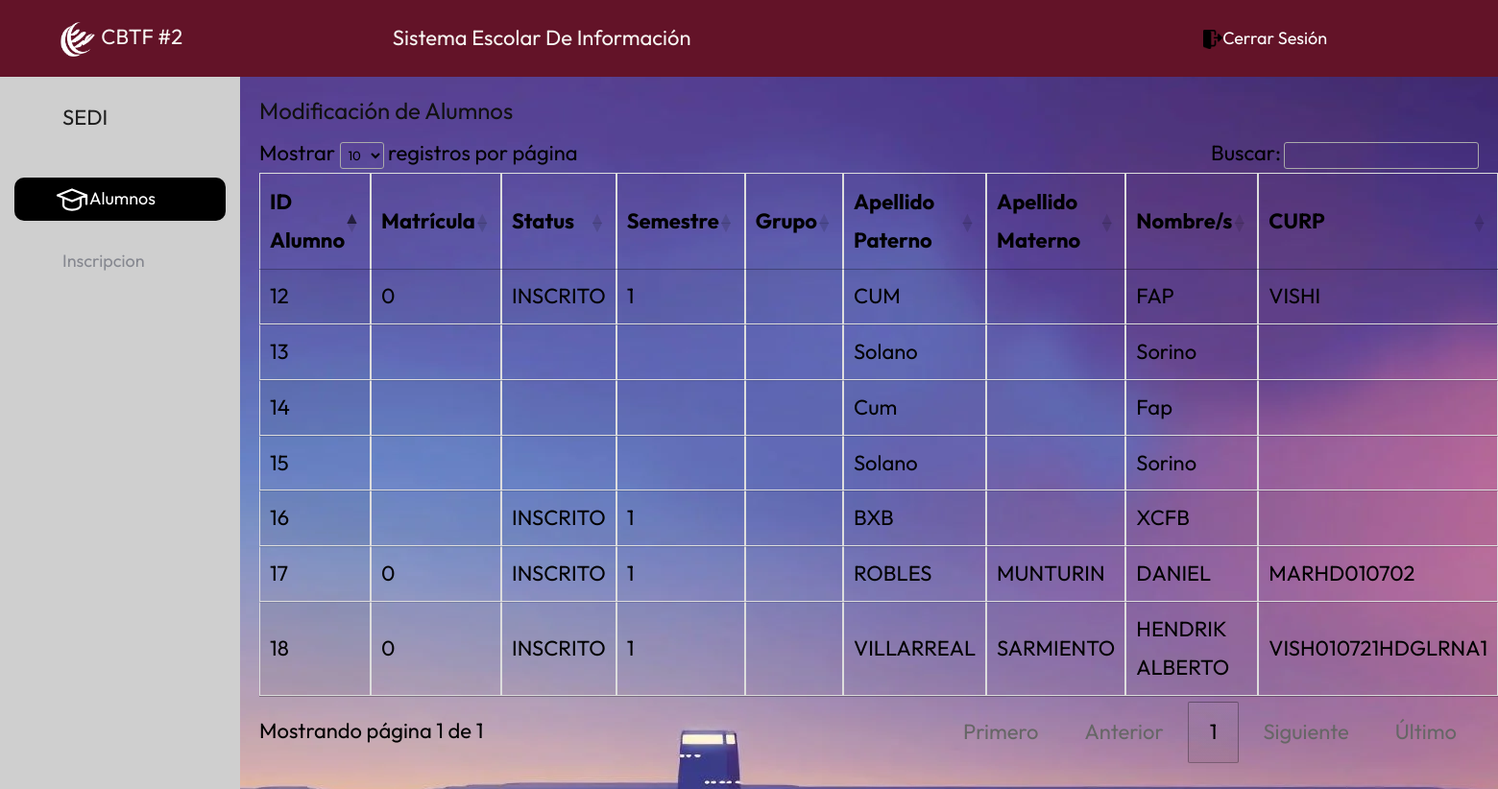
The page /Inscripcion/procesa_inscripcion2.php (signed in) on the database its author committed.
### tables this page shows
CREATE TABLE IF NOT EXISTS `alumnos` (
  `id_alumno` bigint NOT NULL AUTO_INCREMENT,
  `matricula` bigint DEFAULT NULL,
  `nombre_alumno` varchar(30) NOT NULL,
  `apellido_paterno` varchar(20) NOT NULL,
  `apellido_materno` varchar(20) DEFAULT NULL,
  `semestre` int DEFAULT NULL,
  `status` varchar(15) DEFAULT NULL,
  `CURP` varchar(18) DEFAULT NULL,
  `genero` varchar(20) DEFAULT NULL,
  `edad` int DEFAULT NULL,
  `fecha_naci` date DEFAULT NULL,
  `lugar_nacimiento` varchar(30) DEFAULT NULL,
  `nacionalidad` varchar(30) DEFAULT NULL,
  `ayuda_español` tinyint(1) DEFAULT NULL,
  `telefono` varchar(15) DEFAULT NULL,
  `correo` varchar(50) DEFAULT NULL,
  `secundaria_egreso` varchar(50) DEFAULT NULL,
  `promedio_secundaria` double(4,2) DEFAULT NULL,
  `sangre` varchar(12) DEFAULT NULL,
  `beca_bancomer` tinyint(1) DEFAULT NULL,
  `nss` tinyint(1) DEFAULT NULL,
  `nss_numero` bigint NOT NULL,
  `issste` tinyint(1) NOT NULL,
  `issste_numero` bigint NOT NULL,
  `discapacidad_mo_psi` tinyint(1) DEFAULT NULL,
  `detalles_discapacidad` varchar(100) DEFAULT NULL,
  `documento_validacion_discapacidad` tinyint(1) DEFAULT NULL,
  `alergia` tinyint(1) DEFAULT NULL,
  `detalles_alergias` varchar(100) DEFAULT NULL,
  `requiere_medicacion` tinyint(1) DEFAULT NULL,
  `medicacion_necesaria` varchar(100) DEFAULT NULL,
  `lentes_graduados` tinyint(1) DEFAULT NULL,
  `aparatos_asistencia` tinyint(1) DEFAULT NULL,
  `detalles_aparatos_asistencia` varchar(100) DEFAULT NULL,
  `calle_numero` varchar(100) DEFAULT NULL,
  `colonia` varchar(50) DEFAULT NULL,
  `codigo_postal` int DEFAULT NULL,
  `dispositivo_internet` tinyint(1) DEFAULT NULL,
  `numero_dispositivos` int DEFAULT NULL,
  `nombre_tutor` varchar(100) DEFAULT NULL,
  `telefono_tutor` varchar(15) DEFAULT NULL,
  `nombre_madre` varchar(100) DEFAULT NULL,
  `telefono_madre` varchar(15) DEFAULT NULL,
  `nombre_padre` varchar(100) DEFAULT NULL,
  `telefono_padre` varchar(15) DEFAULT NULL,
  `EP_acta_nacimiento` tinyint(1) DEFAULT NULL,
  `EP_CURP` tinyint(1) DEFAULT NULL,
  `EP_comprobante_domicilio` tinyint(1) DEFAULT NULL,
  `EP_nss_issste` tinyint(1) DEFAULT NULL,
  `EP_certificado_secundaria` tinyint(1) DEFAULT NULL,
  `EP_ficha_psicopedagogica` tinyint(1) DEFAULT NULL,
  `EP_ficha_buena_conducta` tinyint(1) DEFAULT NULL,
  `EP_fotografias` tinyint(1) DEFAULT NULL,
  `EP_autenticacion_secundaria` tinyint(1) DEFAULT NULL,
  `observaciones` varchar(200) DEFAULT NULL,
  `id_grupo` int NOT NULL,
  `id_especialidad` int NOT NULL,
  PRIMARY KEY (`id_alumno`),
  KEY `id_grupo` (`id_grupo`,`id_especialidad`),
  KEY `id_especialidad` (`id_especialidad`)
);

### Inscripcion/procesa_inscripcion2.php (the view, shortened to what this page needs)
<?php require_once "../vistas/encabezado.php"?>
<?php
    $objeto = new Conexion();
    $conexion = $objeto->Conectar();
?>
<!DOCTYPE html>
<html lang="en">
<head>
    <link rel="stylesheet" type="text/css" href="https://cdn.datatables.net/1.11.4/css/jquery.dataTables.css">
</head>
<body>
    <div class="container">
        <h1>Modificación de Alumnos</h1>
    </div>
    <div>
        <table class="display" id="tablaAlumnos" style="width:100%">
            <thead>
                <tr>
                    <th scope="col">ID Alumno</th>
                    <th scope="col">Matrícula</th>
                    <th scope="col">Status</th>
                    <th scope="col">Semestre</th>
                    <th scope="col">Grupo</th>
                    <th scope="col">Apellido Paterno</th>
                    <th scope="col">Apellido Materno</th>
                    <th scope="col">Nombre/s</th>
                    <th scope="col">CURP</th>
                </tr>
            </thead>
            <tbody>
                <?php
                    $sqlAlumnos = "SELECT * FROM alumnos ORDER BY apellido_paterno ASC;";
                    $queryTableAlumnos = $conexion->prepare($sqlAlumnos);
                    $queryTableAlumnos->execute();
                    foreach ($queryTableAlumnos as $row) {
                        $nombreCompleto = htmlspecialchars($row['nombre_alumno'] . ' ' . $row['apellido_paterno'] . ' ' . $row['apellido_materno'], ENT_QUOTES, 'UTF-8');
                        echo "<tr>
                                <td>{$row['id_alumno']}</td>
                                <td>{$row['matricula']}</td>
                                <td>{$row['status']}</td>
                                <td>{$row['semestre']}</td>
                                <td>{$row['grupo']}</td>
                                <td>{$row['apellido_paterno']}</td>
                                <td>{$row['apellido_materno']}</td>
                                <td>{$row['nombre_alumno']}</td>
                                <td>{$row['CURP']}</td>
                                <td>{$row['telefono']}</td>
                                <td>
                                    <button class='edit-btn' data-id='{$row['id_alumno']}' data-name='{$nombreCompleto}'>Editar</button>
                                    <button class='info-btn' data-id='{$row['id_alumno']}' data-name='{$nombreCompleto}'>Info</button>
                                </td>
                              </tr>";
                    }
                ?>
            </tbody>
        </table>
    </div>
</body>
</html>
<?php require_once "../vistas/pie_pagina.php"?>

### css/style.css (style rules this page uses)
* { box-sizing: border-box !important; transition: ease all 0.5s; }
html { scroll-behavior: smooth; }
body { font-size: 14px; font-family: poppins; line-height: 1.80857; font-weight: normal; overflow-x: hidden; background-image: url('localhost\\sedi_cbtf\\img\\fondo.jpg'); }
h1, h2, h3, h4, h5, h6 { letter-spacing: 0; font-weight: normal; position: relative; padding: 0 0 10px 0; font-weight: normal; line-height: normal; color: #111111; margin: 0 }
h1 { font-size: 24px }
*, *::after, *::before { -webkit-box-sizing: border-box; -moz-box-sizing: border-box; box-sizing: border-box; }

### styles/style_index2.css (style rules this page uses)
html { font-size: 62.5%; }
body { margin-top: 8rem; font-size: 2.2rem; font-family: 'Open Sans', sans; }
:root { --color-barra-lateral:rgb(207, 207, 207); --color-texto:rgb(0,0,0); --color-texto-menu:#868890; --color-menu-hover:rgb(238,238,238); --color-menu-hover-texto:rgb(0,0,0); --color-boton:rgb(0,0,0); --color-boton-texto:rgb(255,255,255); --color-linea:rgb(180,180,180); --color-switch-base :rgb(201,202,206); --color-switch-circulo:rgb(241,241,241); --color-scroll:rgb(192,192,192); --color-scroll-hover:rgb(134,134,134); }
* { margin: 0; padding: 0; box-sizing: border-box; font-family: 'Outfit', sans-serif; }
body { height: 100vh; width: 100%; background-color: rgb(248, 248, 248); }
table { border-collapse: collapse }

### Inscripcion/procesa_inscripcion2.php (style rules this page uses)
table { font-family: arial, sans-serif; border-collapse: collapse; width: 100%; }
td, th { border: 1px solid #dddddd; text-align: left; padding: 8px; }
tr:nth-child(even) { background-color: #dddddd; }

### rows shown on the page
alumnos: id_alumno "16", status "INSCRITO", semestre "1", apellido_paterno "BXB", nombre_alumno "XCFB"
alumnos: id_alumno "12", matricula "0", status "INSCRITO", semestre "1", apellido_paterno "CUM", nombre_alumno "FAP", CURP "VISHI"
alumnos: id_alumno "14", apellido_paterno "Cum", nombre_alumno "Fap"
alumnos: id_alumno "17", matricula "0", status "INSCRITO", semestre "1", apellido_paterno "ROBLES", apellido_materno "MUNTURIN", nombre_alumno "DANIEL", CURP "MARHD010702"
alumnos: id_alumno "13", apellido_paterno "Solano", nombre_alumno "Sorino"
alumnos: id_alumno "15", apellido_paterno "Solano", nombre_alumno "Sorino"
alumnos: id_alumno "18", matricula "0", status "INSCRITO", semestre "1", apellido_paterno "VILLARREAL", apellido_materno "SARMIENTO", nombre_alumno "HENDRIK ALBERTO", CURP "VISH010721HDGLRNA1"
